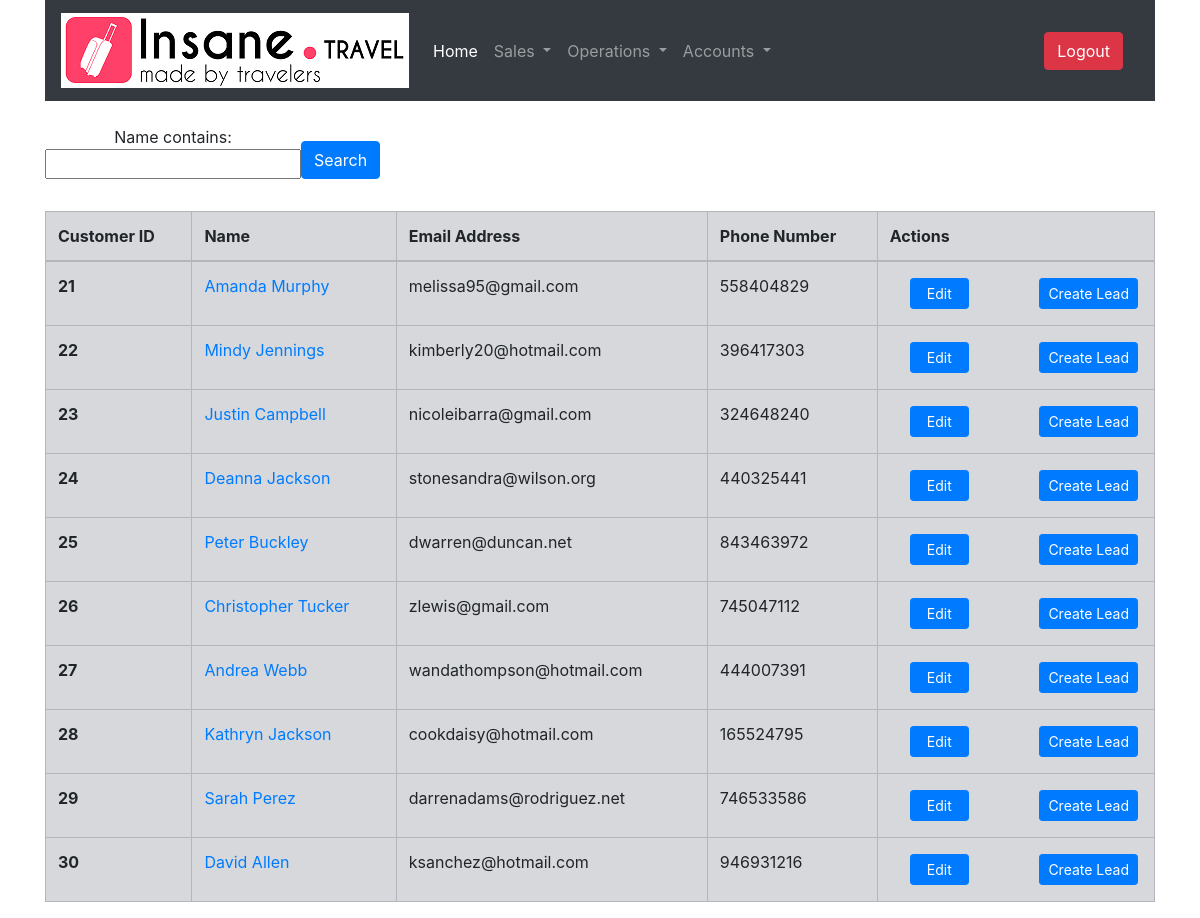
Before: /sales/customer/list/ (signed in) with the older database file.
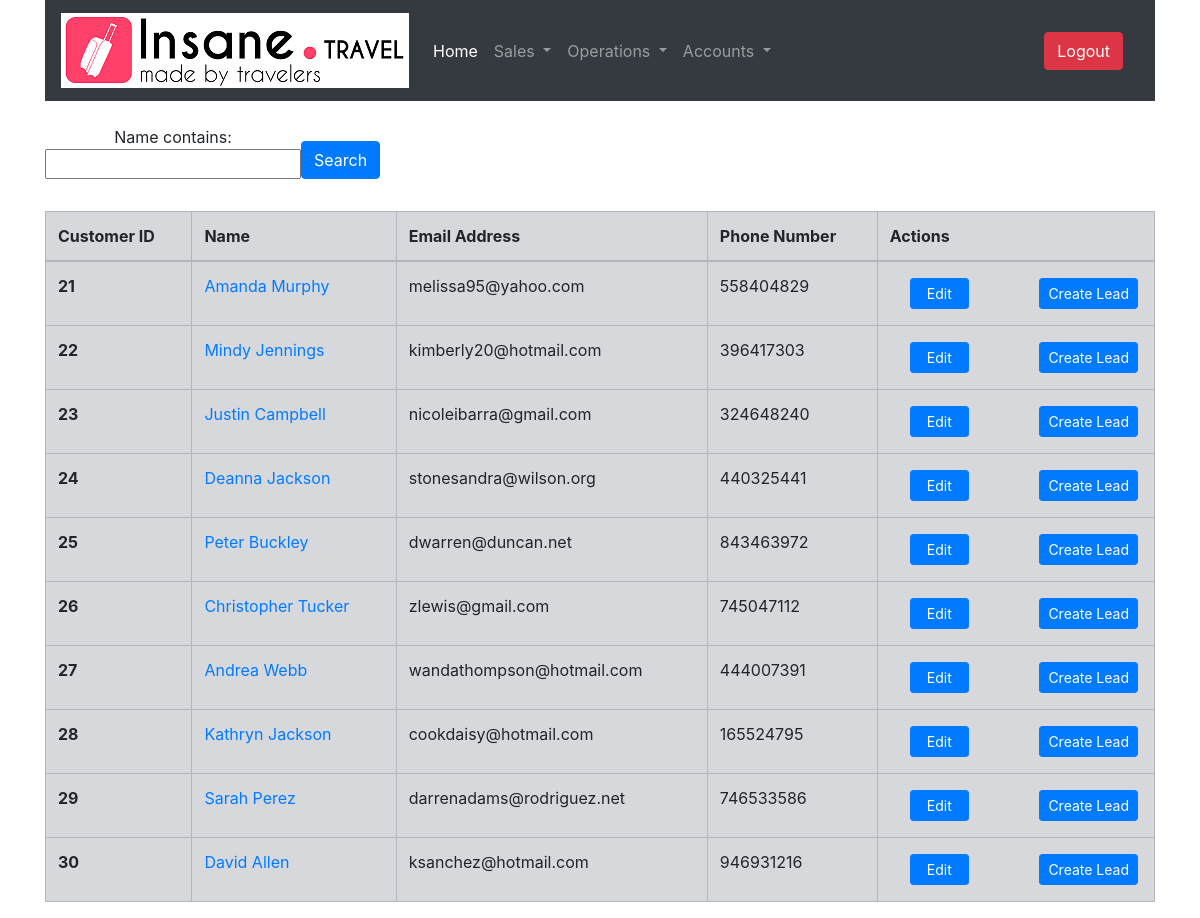
After: the same page with the newer database file.
### SalesApp/models.py (models this page shows, shortened)
class Customer(models.Model):
    name = models.CharField(max_length=256)
    email = models.EmailField(unique=True)
    phone = models.PositiveIntegerField()

### SalesApp/views.py (the view)
# urls.py: path('customer/list/',views.CustomerListView.as_view(),name='customer_list'),
class CustomerListView(LoginRequiredMixin,FilterView):
    template_name = 'SalesApp/customer_list.html'
    paginate_by = 10
    form_class = CustomerForm
    filterset_class = CustomerFilter
    ordering = ['id']

### SalesApp/templatetags/my_extras.py (called while the page is built)
@register.filter(name='has_group')
def has_group(user, group_name):
    group = Group.objects.get(name=group_name)
    return True if group in user.groups.all() else False

### SalesApp/templates/SalesApp/customer_list.html (shortened to what this page needs)
{% extends 'base_staff.html' %}
{% load static %}
{% load bootstrap4 %}
{% load bootstrap_pagination %}
{% load my_extras %}
{% block content %}
<div class="container">
  <br>
  <form class="form-group form-inline" method="get">
      {{filter.form.as_p}}
      <input class="btn btn-primary" type="submit" value='Search' />
  </form>
  <table class="table table-bordered table-hover table-secondary">
  <thead>
    <tr>
      <th scope="col">Customer ID</th>
      <th scope="col">Name</th>
      <th scope="col">Email Address</th>
      <th scope="col">Phone Number</th>
      {%if user|has_group:'Sales' or user.is_superuser%}<th scope="col">Actions</th>{% endif %}
    </tr>
  </thead>
  <tbody>
    {% for customer in object_list %}
      <tr>
        <th scope="row">{{ customer.id }}</th>
        <td><a href="{% url 'SalesApp:customer_detail' pk=customer.pk %}">{{ customer.name }}</a></td>
        <td>{{ customer.email }}</td>
        <td>{{ customer.phone }}</td>
        {%if user|has_group:'Sales' or user.is_superuser%}
        <td class="w-25 p-3">
          <button type="button" class=" customer-update btn btn-primary btn-sm float-left px-3 mx-3" data-id="{% url 'SalesApp:customer_update' customer.pk %}">Edit</button>
          <form method="GET" action="{% url 'SalesApp:lead_create' %}">
              <button class="btn btn-primary btn-sm float-right" type="submit">Create Lead</button>
          </form>
        </td>
        {% endif %}
      </tr>
    {% endfor %}
    </tbody>
  </table>
</div>
{% endblock %}

Changed rows visible on the page:
changed Customer "Amanda Murphy": email "melissa95@gmail.com" → "melissa95@yahoo.com"
